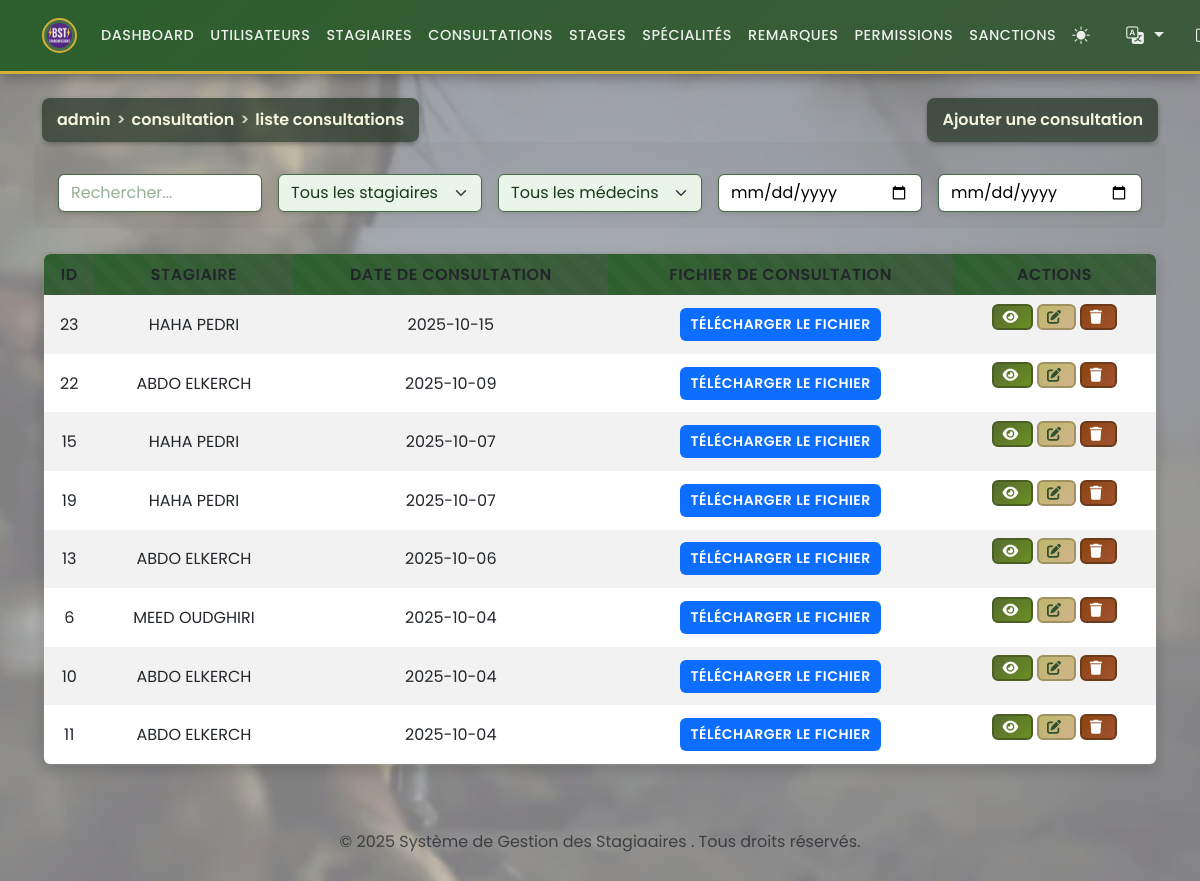
/admin/manage_consultations.php (signed in), run on the app's committed database.
### tables this page shows
CREATE TABLE `consultations` (
  `id` int(11) NOT NULL,
  `id_stagiaire` int(11) NOT NULL,
  `id_docteur` int(11) NOT NULL,
  `date_consultation` date NOT NULL,
  `diagnostic` text DEFAULT NULL,
  `traitement` text DEFAULT NULL,
  `remarques` text DEFAULT NULL,
  `file` varchar(255) DEFAULT NULL
);

CREATE TABLE `stagiaires` (
  `id` int(11) NOT NULL,
  `matricule` varchar(50) NOT NULL,
  `nom` varchar(100) NOT NULL,
  `prenom` varchar(100) NOT NULL,
  `date_naissance` date DEFAULT NULL,
  `adresse` text DEFAULT NULL,
  `telephone` varchar(20) DEFAULT NULL,
  `email` varchar(100) DEFAULT NULL,
  `groupe_sanguin` enum('A+','A-','B+','B-','AB+','AB-','O+','O-') DEFAULT NULL,
  `photo` varchar(255) DEFAULT NULL,
  `grade` enum('Lieutenant','Sous-Lieutenant','Adjudant Chef','Adjudant','Sergent Chef','Sergent','Caporal Chef','Caporal','2 eme Classe','1er Classe') DEFAULT NULL,
  `date_inscription` date DEFAULT curdate(),
  `id_stage` int(11) NOT NULL,
  `id_specialite` int(11) NOT NULL
);

### functions.php (called while the page is built, shortened)
<?php
if (isset($_GET['lang'])) {
    $lang = $_GET['lang'];
    $_SESSION['lang'] = $lang;
} elseif (isset($_SESSION['lang'])) {
    $lang = $_SESSION['lang'];
} else {
    $lang = 'fr';
    $_SESSION['lang'] = $lang;
}
$lang_file = __DIR__ . '/lang/' . $lang . '.php';
if (file_exists($lang_file)) {
    $translations = include $lang_file;
} else {
    $translations = include __DIR__ . '/lang/fr.php';
}
?>

### admin/manage_consultations.php (the view, shortened to what this page needs)
<?php
require '../functions.php';
$sql = "SELECT c.*, s.nom AS stagiaire_nom, s.prenom AS stagiaire_prenom, u.nom AS docteur_nom, u.prenom AS docteur_prenom
        FROM consultations c
        JOIN stagiaires s ON c.id_stagiaire = s.id
        JOIN users u ON c.id_docteur = u.id
        ORDER BY c.date_consultation DESC";
$consultations = $pdo->query($sql)->fetchAll();
?>
<?php include '../templates/header.php'; ?>
<div class="d-flex justify-content-between align-items-center mb-3">
<div class="breadcrumb-header"><?php echo htmlspecialchars($translations['breadcrumb_admin']); ?> <span>></span> <?php echo htmlspecialchars($translations['breadcrumb_consultation']); ?> <span>></span> <?php echo htmlspecialchars($translations['breadcrumb_liste_consultations']); ?></div>
<button class="breadcrumb-header" data-bs-toggle="modal" data-bs-target="#addConsultationModal"><?php echo htmlspecialchars($translations['add_consultation'] ?? 'إضافة استشارة'); ?></button>
</div>
<div class="mb-3 row g-3 align-items-center">
    <div class="col">
        <input type="text" id="searchInput" class="form-control" placeholder="<?php echo htmlspecialchars($translations['search'] ?? 'ابحث...'); ?>">
    </div>
    <div class="col">
        <select id="filterStagiaire" class="form-select">
            <option value=""><?php echo htmlspecialchars($translations['all_trainees'] ?? 'كل المتدربين'); ?></option>
        </select>
    </div>
    <div class="col">
        <select id="filterDocteur" class="form-select">
            <option value=""><?php echo htmlspecialchars($translations['all_doctors'] ?? 'كل الأطباء'); ?></option>
        </select>
    </div>
    <div class="col">
        <input type="date" id="dateFrom" class="form-control" placeholder="<?php echo htmlspecialchars($translations['from_date'] ?? 'من تاريخ'); ?>">
    </div>
    <div class="col">
        <input type="date" id="dateTo" class="form-control" placeholder="<?php echo htmlspecialchars($translations['to_date'] ?? 'إلى تاريخ'); ?>">
    </div>
</div>
<table class="table table-striped table-responsive" style="border-radius: 0.5rem; overflow: hidden;">
    <thead>
        <tr>
            <th><?php echo htmlspecialchars($translations['id'] ?? 'المعرف'); ?></th>
            <th><?php echo htmlspecialchars($translations['trainee'] ?? 'المتدرب'); ?></th>
            <th><?php echo htmlspecialchars($translations['consultation_date'] ?? 'تاريخ الاستشارة'); ?></th>
            <th><?php echo htmlspecialchars($translations['consultation_file'] ?? 'ملف الاستشارة'); ?></th>
            <th><?php echo htmlspecialchars($translations['actions'] ?? 'إجراءات'); ?></th>
        </tr>
    </thead>
    <tbody id="consultationsTableBody">
        <?php foreach ($consultations as $consultation): ?>
        <tr data-stagiaire="<?php echo htmlspecialchars($consultation['stagiaire_nom'] . ' ' . $consultation['stagiaire_prenom']); ?>" data-docteur="<?php echo htmlspecialchars($consultation['docteur_nom'] . ' ' . $consultation['docteur_prenom']); ?>" data-date="<?php echo $consultation['date_consultation']; ?>">
            <td><?php echo $consultation['id']; ?></td>
            <td><?php echo htmlspecialchars($consultation['stagiaire_nom'] . ' ' . $consultation['stagiaire_prenom']); ?></td>
            <td><?php echo $consultation['date_consultation']; ?></td>
            <td>
                <?php if ($consultation['file'] != null): ?>
                <a href="../<?php echo $consultation['file']; ?>" class="btn btn-sm btn-primary"><?php echo htmlspecialchars($translations['download_file']); ?></a>
                <?php endif; ?>
            </td>
            <td>
                <a href="../view_consultation.php?id=<?php echo $consultation['id']; ?>" class="btn btn-sm btn-info"><i class="fas fa-eye"></i></a>
                <button class="btn btn-sm btn-warning" data-bs-toggle="modal" data-bs-target="#editConsultationModal<?php echo $consultation['id']; ?>"><i class="fas fa-edit"></i></button>
                <form method="post" action="../actions/delete_consultation.php" style="display:inline-block;" onsubmit="return confirm('<?php echo htmlspecialchars($translations['confirm_delete_consultation']); ?>');">
                    <button type="submit" class="btn btn-sm btn-danger"><i class="fas fa-trash"></i></button>
                </form>
            </td>
        </tr>
        <?php endforeach; ?>
    </tbody>
</table>
<?php include '../templates/footer.php'; ?>

### data on the page
consultations: id "23", id_stagiaire.prenom "HAHA PEDRI", date_consultation "2025-10-15"
consultations: id "22", id_stagiaire.prenom "ABDO ELKERCH", date_consultation "2025-10-09"
consultations: id "15", id_stagiaire.prenom "HAHA PEDRI", date_consultation "2025-10-07"
consultations: id "19", id_stagiaire.prenom "HAHA PEDRI", date_consultation "2025-10-07"
consultations: id "13", id_stagiaire.prenom "ABDO ELKERCH", date_consultation "2025-10-06"
consultations: id "6", id_stagiaire.prenom "MEED OUDGHIRI", date_consultation "2025-10-04"
consultations: id "10", id_stagiaire.prenom "ABDO ELKERCH", date_consultation "2025-10-04"
consultations: id "11", id_stagiaire.prenom "ABDO ELKERCH", date_consultation "2025-10-04"

### other printed values
$translations['dashboard'] "DASHBOARD"
$translations['users'] "UTILISATEURS"
$translations['trainees'] "STAGIAIRES"
$translations['consultations'] "CONSULTATIONS"
$translations['stages'] "STAGES"
$translations['specialities'] "SPÉCIALITÉS"
$translations['notes'] "REMARQUES"
$translations['permissions'] "PERMISSIONS"
$translations['sanctions'] "SANCTIONS"
$translations['breadcrumb_admin'] "admin"
$translations['breadcrumb_consultation'] "consultation"
$translations['breadcrumb_liste_consultations'] "liste consultations"
$translations['add_consultation'] "Ajouter une consultation"
$translations['id'] "ID"
$translations['trainee'] "STAGIAIRE"
